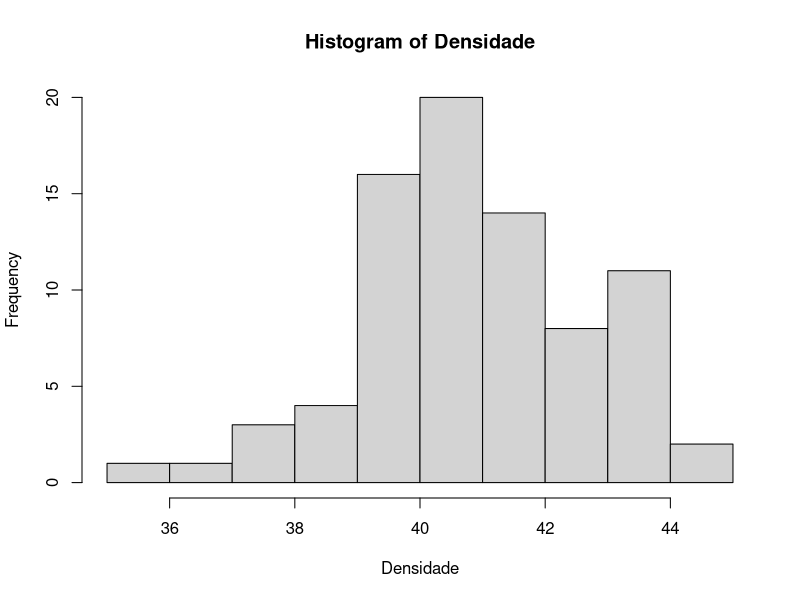
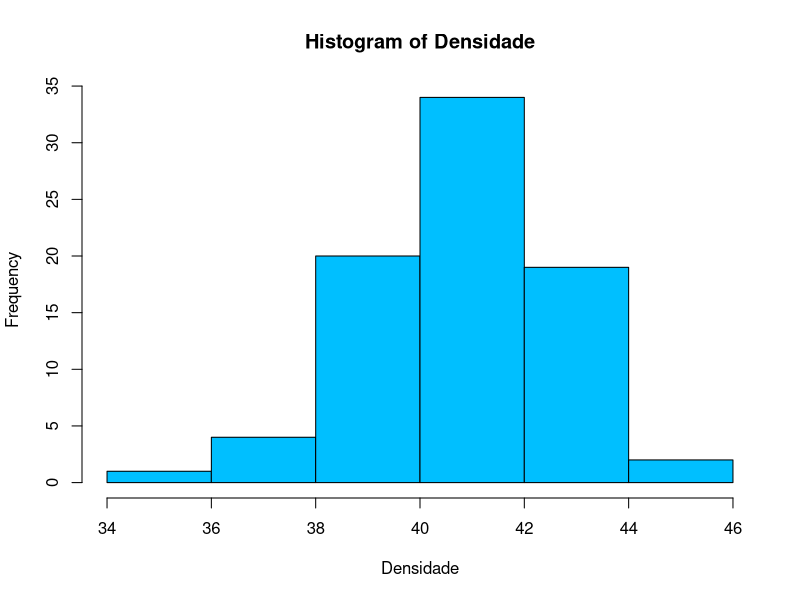
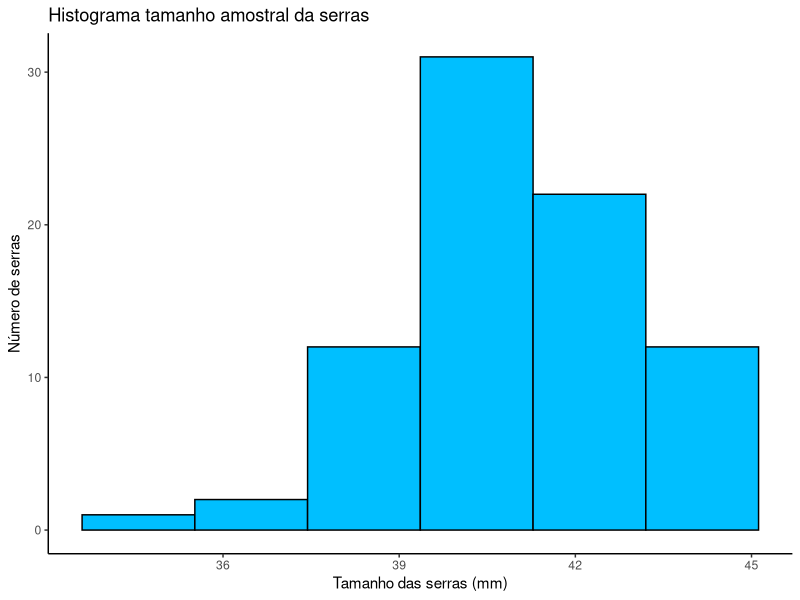
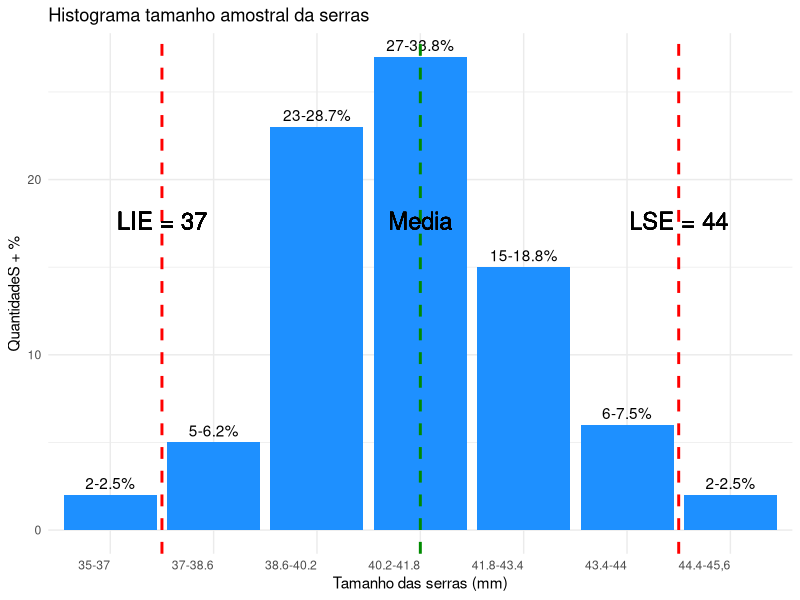

Generate these figures, in order, with R:
## ---- chunk 1

#install.packages("read_excel")
#install.packages("tidyverse")

## ---- chunk 2
#Limpando memoria
rm(list=ls())

#Importando os dados
library(readxl)
Dados=read_xlsx("HistogramaTrabalhoControleQualidade.xlsx")

head(Dados)
attach(Dados)

#Medidas de Resumo
summary(Dados)
media=mean(Densidade);media
var(Densidade)==sd(Densidade)^2
## ---- chunk 3
hist(Densidade)

#Amplitude amostral
AmpliAmostral=max(Dados)-min(Dados);AmpliAmostral
AmpliAmostral
#Considerando Intervalo de 6 classes
AmpliAmostral/8

#Intervalo de 1,6, sendo 6 classes
min(Dados)+1.4
max(Dados)+1.4

seq(min(Dados),max(Dados),1.2)
#Histograma Basico do R com 6 intervalos
hist(Densidade,breaks = 6,col="deepskyblue")
## ---- chunk 4
#Chamando as bibliotecas
library(ggplot2)
library(tidyverse)

ggplot(Dados, aes(x = Densidade)) +
  geom_histogram(bins = 6, fill = "deepskyblue", col = "black")+
  ggtitle("Histograma tamanho amostral da serras") +
  xlab("Tamanho das serras (mm)") +
  ylab("Número de serras") +
  theme_classic()

## ---- chunk 5
#Criando 6 classes de intervalos
faixas <-
  Dados$Densidade %>% 
cut( breaks =  c(35, 37, 38.6, 40.2, 41.8, 43.4, 44,46.6), labels = c("35-37","37-38.6","38.6-40.2","40.2-41.8","41.8-43.4","43.4-44","44.4-45,6"))
# Agrupando em faixas e colocando no data frame
Dados <- data.frame(Dados,Faixa=faixas)
head(Dados)

## ---- chunk 6

# Definir tamanho global do gráfico
options(
  repr.plot.width =9,    # Largura em polegadas
  repr.plot.height = 8   # Altura em polegadas
)


# Calcular as frequências de cada sexo
  frequencia_f <- table(Dados$Faixa)

# Calcular as porcentagens de cada sexo
porcentagens <- round(frequencia_f/ sum(frequencia_f) * 100, 1)

# Criar um dataframe para o gráfico
faixas = names(frequencia_f)
Frequencia = frequencia_f
Porcentagem = porcentagens
grafico_data <- data.frame(Classes = names(frequencia_f), Frequencia = frequencia_f, Porcentagem = porcentagens)

# Criar o gráfico de barras usando ggplot2
grafico_barras <- ggplot(data = grafico_data, aes(x = Classes, y = frequencia_f)) +
  geom_bar(stat = "identity", fill = "dodgerblue1") +
  geom_text(aes(label = paste(frequencia_f, "-", porcentagens, "%", sep = "")), vjust = -0.5, color = "black") +
  labs(title = "Histograma tamanho amostral da serras", x = "Tamanho das serras (mm)", y = "QuantidadeS + %") +
  theme_minimal() +
  theme(axis.text.x = element_text(angle = 0, hjust = 1))+
  geom_vline(xintercept = as.numeric(as.factor(37)) + 0.5, linetype = "dashed", color = "red", size = 1) +
  geom_text(x = as.numeric(as.factor(37)) + 0.5, y = max(grafico_data$frequencia_f) + 5, label = "LIE = 37", vjust = -18, color = "black", size = 6)+
  geom_vline(xintercept = as.numeric(as.factor(44)) + 5.5, linetype = "dashed", color = "red", size = 1) +
  geom_text(x = as.numeric(as.factor(44)) + 5.5, y = max(grafico_data$frequencia_f) + 5, label = "LSE = 44", vjust = -18, color = "black", size = 6)+
  geom_text(x = as.numeric(as.factor(37)) + 0.5, y = max(grafico_data$frequencia_f) + 5, label = "LIE = 37", vjust = -18, color = "black", size = 6)+
  geom_vline(xintercept = as.numeric(as.factor(media)) + 3, linetype = "dashed", color = "green4", size = 1) +
  geom_text(x = as.numeric(as.factor(media)) + 3, y = max(grafico_data$frequencia_f) + 5, label = "Media", vjust = -18, color = "black", size = 6)

# Exibir o gráfico de barras
print(grafico_barras)

k=0
i=1
for (i in 1:80) {
if(Densidade[i]>37&&
Densidade[i]<44.5){k=k+1}
  
}
k

## ---- chunk 7
# Salvar o gráfico com dimensões personalizadas (width e height em polegadas)
ggsave("grafico_barrasIdadeFaixa.png", plot = grafico_barras, width = 9, height = 8)
